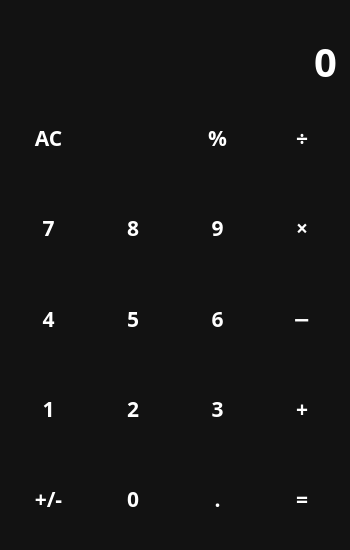
<?xml version="1.0" encoding="UTF-8"?>
<ui version="4.0">
 <class>Calculator</class>
 <widget class="QMainWindow" name="Calculator">
  <property name="geometry">
   <rect>
    <x>0</x>
    <y>0</y>
    <width>350</width>
    <height>550</height>
   </rect>
  </property>
  <property name="minimumSize">
   <size>
    <width>300</width>
    <height>500</height>
   </size>
  </property>
  <property name="windowTitle">
   <string>Calculator</string>
  </property>
  <property name="windowIcon">
   <iconset resource="files.qrc">
    <normaloff>:/icons/icons/calculate_FILL0_wght400_GRAD0_opsz48.png</normaloff>:/icons/icons/calculate_FILL0_wght400_GRAD0_opsz48.png</iconset>
  </property>
  <property name="styleSheet">
   <string notr="true">QWidget {
    color: white;
    background-color: #121212;
    font-family: Rubik, serif;
    font-weight: 600;
}

QPushButton {
    background-color: transparent;
	font-size: 16pt;
    border: none;
}

QPushButton:hover {
    background-color: #666;
}

QPushButton:pressed {
    background-color: #888;
}</string>
  </property>
  <property name="iconSize">
   <size>
    <width>100</width>
    <height>100</height>
   </size>
  </property>
  <widget class="QWidget" name="centralwidget">
   <property name="enabled">
    <bool>true</bool>
   </property>
   <layout class="QVBoxLayout" name="verticalLayout">
    <item>
     <widget class="QLabel" name="Screen">
      <property name="sizePolicy">
       <sizepolicy hsizetype="Preferred" vsizetype="Maximum">
        <horstretch>0</horstretch>
        <verstretch>0</verstretch>
       </sizepolicy>
      </property>
      <property name="minimumSize">
       <size>
        <width>300</width>
        <height>0</height>
       </size>
      </property>
      <property name="font">
       <font>
        <family>Rubik,serif</family>
        <pointsize>10</pointsize>
        <weight>75</weight>
        <bold>true</bold>
       </font>
      </property>
      <property name="layoutDirection">
       <enum>Qt::LeftToRight</enum>
      </property>
      <property name="autoFillBackground">
       <bool>false</bool>
      </property>
      <property name="styleSheet">
       <string notr="true">font-size: 12;
color: #888;</string>
      </property>
      <property name="text">
       <string/>
      </property>
      <property name="alignment">
       <set>Qt::AlignRight|Qt::AlignTrailing|Qt::AlignVCenter</set>
      </property>
      <property name="wordWrap">
       <bool>false</bool>
      </property>
      <property name="margin">
       <number>5</number>
      </property>
     </widget>
    </item>
    <item>
     <widget class="QLineEdit" name="LineEdit">
      <property name="sizePolicy">
       <sizepolicy hsizetype="Expanding" vsizetype="Maximum">
        <horstretch>0</horstretch>
        <verstretch>0</verstretch>
       </sizepolicy>
      </property>
      <property name="font">
       <font>
        <family>Rubik,serif</family>
        <pointsize>30</pointsize>
        <weight>75</weight>
        <bold>true</bold>
       </font>
      </property>
      <property name="layoutDirection">
       <enum>Qt::LeftToRight</enum>
      </property>
      <property name="styleSheet">
       <string notr="true">font-size: 40;
border: none;</string>
      </property>
      <property name="text">
       <string>0</string>
      </property>
      <property name="maxLength">
       <number>15</number>
      </property>
      <property name="alignment">
       <set>Qt::AlignRight|Qt::AlignTrailing|Qt::AlignVCenter</set>
      </property>
      <property name="readOnly">
       <bool>true</bool>
      </property>
     </widget>
    </item>
    <item>
     <layout class="QGridLayout" name="Layout">
      <item row="2" column="2">
       <widget class="QPushButton" name="btn_6">
        <property name="sizePolicy">
         <sizepolicy hsizetype="Minimum" vsizetype="Expanding">
          <horstretch>0</horstretch>
          <verstretch>0</verstretch>
         </sizepolicy>
        </property>
        <property name="text">
         <string>6</string>
        </property>
        <property name="shortcut">
         <string>6</string>
        </property>
       </widget>
      </item>
      <item row="0" column="0">
       <widget class="QPushButton" name="btn_AC">
        <property name="sizePolicy">
         <sizepolicy hsizetype="Minimum" vsizetype="Expanding">
          <horstretch>0</horstretch>
          <verstretch>0</verstretch>
         </sizepolicy>
        </property>
        <property name="text">
         <string>AC</string>
        </property>
        <property name="shortcut">
         <string>Del</string>
        </property>
       </widget>
      </item>
      <item row="1" column="2">
       <widget class="QPushButton" name="btn_9">
        <property name="sizePolicy">
         <sizepolicy hsizetype="Minimum" vsizetype="Expanding">
          <horstretch>0</horstretch>
          <verstretch>0</verstretch>
         </sizepolicy>
        </property>
        <property name="text">
         <string>9</string>
        </property>
        <property name="shortcut">
         <string>9</string>
        </property>
       </widget>
      </item>
      <item row="0" column="2">
       <widget class="QPushButton" name="btn_percent">
        <property name="sizePolicy">
         <sizepolicy hsizetype="Minimum" vsizetype="Expanding">
          <horstretch>0</horstretch>
          <verstretch>0</verstretch>
         </sizepolicy>
        </property>
        <property name="text">
         <string>%</string>
        </property>
        <property name="icon">
         <iconset>
          <normaloff>C:/Users/marak/Downloads/percent_FILL0_wght400_GRAD0_opsz48.svg</normaloff>C:/Users/marak/Downloads/percent_FILL0_wght400_GRAD0_opsz48.svg</iconset>
        </property>
        <property name="shortcut">
         <string>%</string>
        </property>
       </widget>
      </item>
      <item row="2" column="3">
       <widget class="QPushButton" name="btn_minus">
        <property name="sizePolicy">
         <sizepolicy hsizetype="Minimum" vsizetype="Expanding">
          <horstretch>0</horstretch>
          <verstretch>0</verstretch>
         </sizepolicy>
        </property>
        <property name="text">
         <string>−</string>
        </property>
        <property name="shortcut">
         <string>-</string>
        </property>
       </widget>
      </item>
      <item row="0" column="3">
       <widget class="QPushButton" name="btn_div">
        <property name="sizePolicy">
         <sizepolicy hsizetype="Minimum" vsizetype="Expanding">
          <horstretch>0</horstretch>
          <verstretch>0</verstretch>
         </sizepolicy>
        </property>
        <property name="font">
         <font>
          <family>Rubik,serif</family>
          <pointsize>16</pointsize>
          <weight>75</weight>
          <bold>true</bold>
         </font>
        </property>
        <property name="text">
         <string>÷</string>
        </property>
        <property name="shortcut">
         <string>/</string>
        </property>
       </widget>
      </item>
      <item row="2" column="0">
       <widget class="QPushButton" name="btn_4">
        <property name="sizePolicy">
         <sizepolicy hsizetype="Minimum" vsizetype="Expanding">
          <horstretch>0</horstretch>
          <verstretch>0</verstretch>
         </sizepolicy>
        </property>
        <property name="text">
         <string>4</string>
        </property>
        <property name="shortcut">
         <string>4</string>
        </property>
       </widget>
      </item>
      <item row="3" column="3">
       <widget class="QPushButton" name="btn_plus">
        <property name="sizePolicy">
         <sizepolicy hsizetype="Minimum" vsizetype="Expanding">
          <horstretch>0</horstretch>
          <verstretch>0</verstretch>
         </sizepolicy>
        </property>
        <property name="text">
         <string>+</string>
        </property>
        <property name="shortcut">
         <string>+</string>
        </property>
       </widget>
      </item>
      <item row="4" column="2">
       <widget class="QPushButton" name="btn_dot">
        <property name="sizePolicy">
         <sizepolicy hsizetype="Minimum" vsizetype="Expanding">
          <horstretch>0</horstretch>
          <verstretch>0</verstretch>
         </sizepolicy>
        </property>
        <property name="text">
         <string>.</string>
        </property>
        <property name="shortcut">
         <string>,</string>
        </property>
       </widget>
      </item>
      <item row="4" column="3">
       <widget class="QPushButton" name="btn_equal">
        <property name="sizePolicy">
         <sizepolicy hsizetype="Minimum" vsizetype="Expanding">
          <horstretch>0</horstretch>
          <verstretch>0</verstretch>
         </sizepolicy>
        </property>
        <property name="text">
         <string>=</string>
        </property>
        <property name="shortcut">
         <string>=</string>
        </property>
       </widget>
      </item>
      <item row="1" column="1">
       <widget class="QPushButton" name="btn_8">
        <property name="sizePolicy">
         <sizepolicy hsizetype="Minimum" vsizetype="Expanding">
          <horstretch>0</horstretch>
          <verstretch>0</verstretch>
         </sizepolicy>
        </property>
        <property name="text">
         <string>8</string>
        </property>
        <property name="shortcut">
         <string>8</string>
        </property>
       </widget>
      </item>
      <item row="1" column="0">
       <widget class="QPushButton" name="btn_7">
        <property name="sizePolicy">
         <sizepolicy hsizetype="Minimum" vsizetype="Expanding">
          <horstretch>0</horstretch>
          <verstretch>0</verstretch>
         </sizepolicy>
        </property>
        <property name="text">
         <string>7</string>
        </property>
        <property name="shortcut">
         <string>7</string>
        </property>
       </widget>
      </item>
      <item row="1" column="3">
       <widget class="QPushButton" name="btn_mul">
        <property name="sizePolicy">
         <sizepolicy hsizetype="Minimum" vsizetype="Expanding">
          <horstretch>0</horstretch>
          <verstretch>0</verstretch>
         </sizepolicy>
        </property>
        <property name="text">
         <string>×</string>
        </property>
        <property name="shortcut">
         <string>*</string>
        </property>
       </widget>
      </item>
      <item row="2" column="1">
       <widget class="QPushButton" name="btn_5">
        <property name="sizePolicy">
         <sizepolicy hsizetype="Minimum" vsizetype="Expanding">
          <horstretch>0</horstretch>
          <verstretch>0</verstretch>
         </sizepolicy>
        </property>
        <property name="text">
         <string>5</string>
        </property>
        <property name="shortcut">
         <string>5</string>
        </property>
       </widget>
      </item>
      <item row="3" column="2">
       <widget class="QPushButton" name="btn_3">
        <property name="sizePolicy">
         <sizepolicy hsizetype="Minimum" vsizetype="Expanding">
          <horstretch>0</horstretch>
          <verstretch>0</verstretch>
         </sizepolicy>
        </property>
        <property name="text">
         <string>3</string>
        </property>
        <property name="shortcut">
         <string>3</string>
        </property>
       </widget>
      </item>
      <item row="3" column="1">
       <widget class="QPushButton" name="btn_2">
        <property name="sizePolicy">
         <sizepolicy hsizetype="Minimum" vsizetype="Expanding">
          <horstretch>0</horstretch>
          <verstretch>0</verstretch>
         </sizepolicy>
        </property>
        <property name="text">
         <string>2</string>
        </property>
        <property name="shortcut">
         <string>2</string>
        </property>
       </widget>
      </item>
      <item row="4" column="0">
       <widget class="QPushButton" name="btn_sub">
        <property name="sizePolicy">
         <sizepolicy hsizetype="Minimum" vsizetype="Expanding">
          <horstretch>0</horstretch>
          <verstretch>0</verstretch>
         </sizepolicy>
        </property>
        <property name="text">
         <string>+/-</string>
        </property>
       </widget>
      </item>
      <item row="4" column="1">
       <widget class="QPushButton" name="btn_0">
        <property name="sizePolicy">
         <sizepolicy hsizetype="Minimum" vsizetype="Expanding">
          <horstretch>0</horstretch>
          <verstretch>0</verstretch>
         </sizepolicy>
        </property>
        <property name="text">
         <string>0</string>
        </property>
        <property name="shortcut">
         <string>0</string>
        </property>
       </widget>
      </item>
      <item row="3" column="0">
       <widget class="QPushButton" name="btn_1">
        <property name="sizePolicy">
         <sizepolicy hsizetype="Minimum" vsizetype="Expanding">
          <horstretch>0</horstretch>
          <verstretch>0</verstretch>
         </sizepolicy>
        </property>
        <property name="text">
         <string>1</string>
        </property>
        <property name="shortcut">
         <string>1</string>
        </property>
       </widget>
      </item>
      <item row="0" column="1">
       <widget class="QPushButton" name="btn_back">
        <property name="sizePolicy">
         <sizepolicy hsizetype="Minimum" vsizetype="Expanding">
          <horstretch>0</horstretch>
          <verstretch>0</verstretch>
         </sizepolicy>
        </property>
        <property name="styleSheet">
         <string notr="true"/>
        </property>
        <property name="text">
         <string/>
        </property>
        <property name="icon">
         <iconset resource="files.qrc">
          <normaloff>:/icons/icons/keyboard-backspace-icon-18-256.png</normaloff>:/icons/icons/keyboard-backspace-icon-18-256.png</iconset>
        </property>
        <property name="iconSize">
         <size>
          <width>24</width>
          <height>24</height>
         </size>
        </property>
        <property name="shortcut">
         <string>Backspace</string>
        </property>
       </widget>
      </item>
     </layout>
    </item>
   </layout>
  </widget>
 </widget>
 <resources>
  <include location="files.qrc"/>
 </resources>
 <connections/>
</ui>
